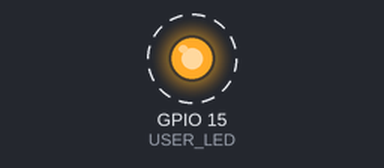
This sketch was run on a simulated ESP32-C6. On the bench: output pins drawn as LEDs (lit = HIGH). Dashed ring = blinking. What the sketch prints to the serial monitor is not drawn.

Above: at 1.2 s.
Timing chart, 0 to 4.0 s (numbered marks = the images above):
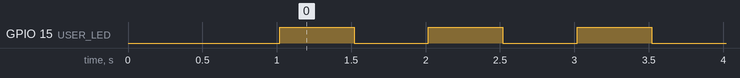

The sketch:

esp32c6_blink.ino
```cpp
/*
 * XIAO ESP32-C6 블링크 테스트
 * 목적: 보드 정상 작동, USB 연결, Arduino 환경 테스트
 *
 * XIAO ESP32-C6 내장 LED: GPIO 15
 * 테스트 기준:
 * - Arduino IDE/CLI에서 정상 업로드
 * - 시리얼 모니터(115200 baud)에 "LED ON/OFF" 메시지 출력
 * - 실제 LED 깜빡임 확인
 *
 * 하드웨어: XIAO ESP32-C6
 * 프로세서: 듀얼 RISC-V (160MHz HP + 20MHz LP)
 * 메모리: 512KB SRAM + 4MB Flash
 */

// XIAO ESP32-C6 내장 LED 핀 정의
#define USER_LED 15
#define BLINK_INTERVAL 500  // 0.5초 (500ms) 간격

void setup() {
  // 시리얼 통신 시작 (디버깅용)
  Serial.begin(115200);

  // 사용자 LED 핀을 출력 모드로 설정
  pinMode(USER_LED, OUTPUT);

  // LED 초기 상태: 꺼짐
  digitalWrite(USER_LED, LOW);

  // 시작 메시지
  Serial.println("\n========================================");
  Serial.println("XIAO ESP32-C6 블링크 테스트 시작!");
  Serial.println("========================================");
  Serial.printf("보드: XIAO ESP32-C6 (RISC-V)\n");
  Serial.printf("내장 LED 핀: GPIO %d\n", USER_LED);
  Serial.printf("블링크 간격: %dms\n", BLINK_INTERVAL);
  Serial.printf("메모리: SRAM %dKB, Flash %dMB\n",
                ESP.getHeapSize() / 1024, ESP.getFlashChipSize() / (1024 * 1024));
  Serial.println("========================================\n");
  delay(1000);
}

void loop() {
  // LED 켜기
  digitalWrite(USER_LED, HIGH);
  Serial.println("LED ON");
  delay(BLINK_INTERVAL);

  // LED 끄기
  digitalWrite(USER_LED, LOW);
  Serial.println("LED OFF");
  delay(BLINK_INTERVAL);
}
```

Measured:
- by itself, GPIO 15 (USER_LED): alternates HIGH for 0.50 s and LOW for 0.50 s
